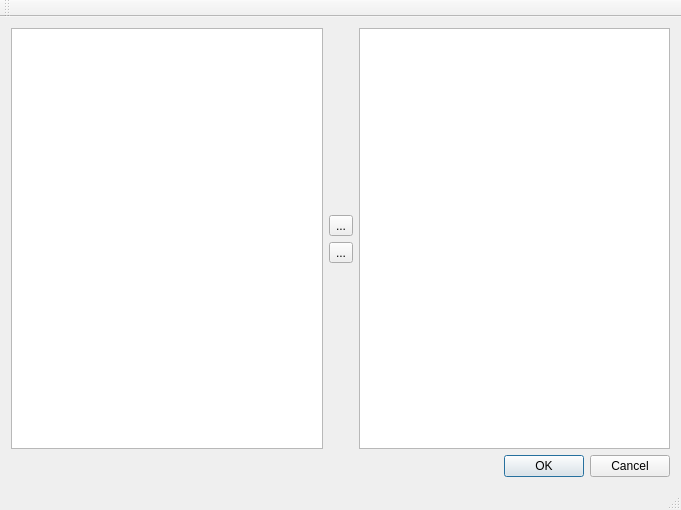
<?xml version="1.0" encoding="UTF-8"?>
<ui version="4.0">
 <class>MsnMigrator</class>
 <widget class="QMainWindow" name="MsnMigrator">
  <property name="geometry">
   <rect>
    <x>0</x>
    <y>0</y>
    <width>681</width>
    <height>510</height>
   </rect>
  </property>
  <property name="windowTitle">
   <string>MsnMigrator</string>
  </property>
  <widget class="QWidget" name="centralWidget">
   <layout class="QVBoxLayout" name="verticalLayout_2">
    <item>
     <layout class="QHBoxLayout" name="horizontalLayout">
      <item>
       <widget class="QListWidget" name="SourceListWidget"/>
      </item>
      <item>
       <layout class="QVBoxLayout" name="verticalLayout">
        <item>
         <spacer name="verticalSpacer">
          <property name="orientation">
           <enum>Qt::Vertical</enum>
          </property>
          <property name="sizeHint" stdset="0">
           <size>
            <width>20</width>
            <height>40</height>
           </size>
          </property>
         </spacer>
        </item>
        <item>
         <widget class="QToolButton" name="addButton">
          <property name="text">
           <string>...</string>
          </property>
         </widget>
        </item>
        <item>
         <widget class="QToolButton" name="delButton">
          <property name="text">
           <string>...</string>
          </property>
         </widget>
        </item>
        <item>
         <spacer name="verticalSpacer_2">
          <property name="orientation">
           <enum>Qt::Vertical</enum>
          </property>
          <property name="sizeHint" stdset="0">
           <size>
            <width>20</width>
            <height>40</height>
           </size>
          </property>
         </spacer>
        </item>
       </layout>
      </item>
      <item>
       <widget class="QListWidget" name="DestListWidget"/>
      </item>
     </layout>
    </item>
    <item>
     <widget class="QDialogButtonBox" name="buttonBox">
      <property name="standardButtons">
       <set>QDialogButtonBox::Cancel|QDialogButtonBox::Ok</set>
      </property>
     </widget>
    </item>
   </layout>
  </widget>
  <widget class="QMenuBar" name="menuBar">
   <property name="geometry">
    <rect>
     <x>0</x>
     <y>0</y>
     <width>681</width>
     <height>24</height>
    </rect>
   </property>
  </widget>
  <widget class="QToolBar" name="mainToolBar">
   <attribute name="toolBarArea">
    <enum>TopToolBarArea</enum>
   </attribute>
   <attribute name="toolBarBreak">
    <bool>false</bool>
   </attribute>
  </widget>
  <widget class="QStatusBar" name="statusBar"/>
 </widget>
 <layoutdefault spacing="6" margin="11"/>
 <resources/>
 <connections/>
</ui>
